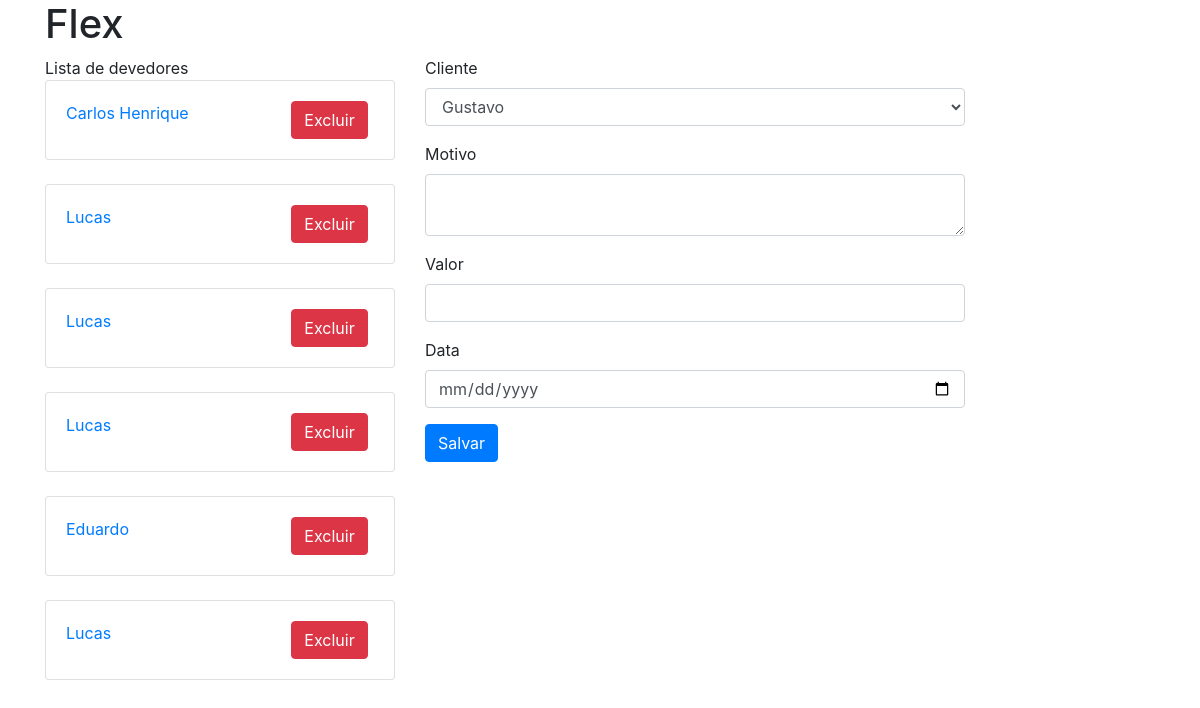
Before: / with the older database file.
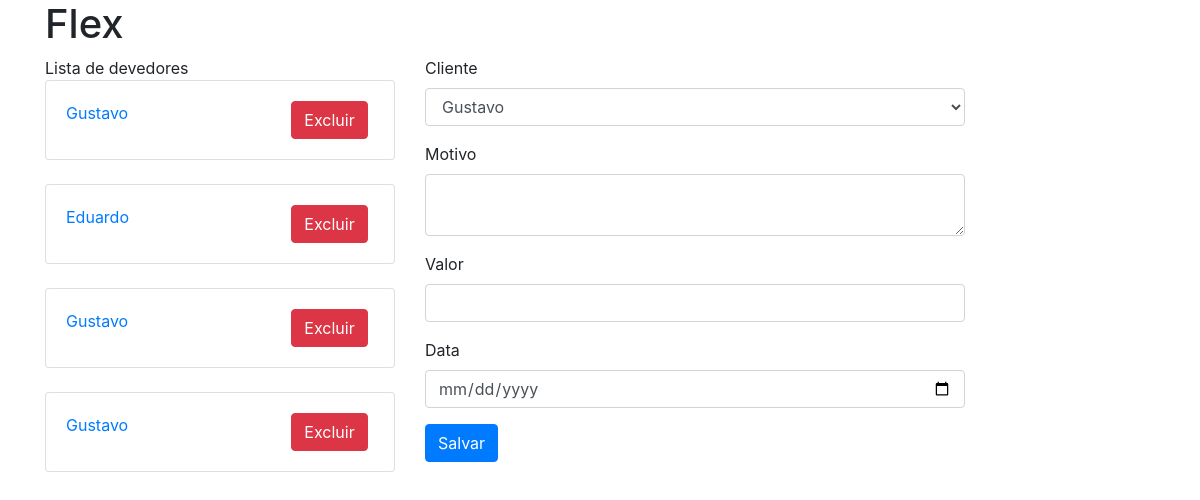
After: the same page with the newer database file.
### app/models/tables.py (models this page shows, shortened)
class Debit(db.Model):
    __tablename__ = "debits"
    id = db.Column(db.Integer, primary_key=True)
    client_id = db.Column(db.Integer)
    client_name = db.Column(db.String(100))
    description = db.Column(db.Text)
    date = db.Column(db.DateTime, default=datetime.utcnow)
    value = db.Column(db.Float)

### app/controllers/debit.py (the view)
@app.route('/', methods=["GET"])
def index():
    form = DebitForm()
    debits = Debit.query.all()
    return render_template('debit.html', form=form, action='add', debits=debits)

### app/models/form.py
class DebitForm(FlaskForm):
    clients = SelectField(choices=[("1-Gustavo", 'Gustavo'), ("2-Eduardo", 'Eduardo')])
    description = TextAreaField('description')
    value = IntegerField(validators=[NumberRange(1000, 9999)])
    date = DateField('date')

### app/templates/debit.html (shortened to what this page needs)
{% extends 'base.html' %}
{% block debits %}
    {% for debit in debits %}
        <br>
        <form action={{ url_for( 'delete_debit', debit_id=debit.id )}} method="POST">
            <div class="card">
                <div class="card-body">
                    <div class="row">
                        <div class="col-md-8">
                            <a href={{ url_for( 'edit_debit', debit_id=debit.id ) }}>{{ debit.client_name }}</a>
                        </div>
                        <div class="col-md-4">
                            <button type="submit" class="btn btn-danger">Excluir</button>
                        </div>
                    </div>
                </div>
            </div>
        </form>
    {% endfor %}
{% endblock %}
{% block content %}
    {% if action == "edit" %}
        <form action={{ url_for( 'edit_debit', debit_id=debit.id ) }} method="post">
    {% else %}
        <form action={{ url_for( 'add_debit' ) }} method="post">
    {% endif %}
        <div class="form-group">
            <label>Cliente</label>
            {{ form.clients(class="form-control") }}
        </div>
        <div class="form-group">
            <label>Motivo</label>
            {{ form.description(class="form-control") }}
        </div>
        <div class="form-group">
            <label>Valor</label>
            {{ form.value(class="form-control") }}
        </div>
        <div class="form-group">
            <label>Data</label>
            {{ form.date(class="form-control") }}
        </div>
        {% if action == "edit" %}
            <button type="submit" class="btn btn-primary">Atualizar</button>
        {% else %}
            <button type="submit" class="btn btn-primary">Salvar</button>
        {% endif %}
{% endblock %}

### app/templates/base.html (shortened to what this page needs)
<!doctype html>
<html lang="pt-br">
  <head>
    <link rel="stylesheet" href="https://stackpath.bootstrapcdn.com/bootstrap/4.3.1/css/bootstrap.min.css">
    <link type="stylesheet" href="https://cdnjs.cloudflare.com/ajax/libs/bootstrap-datetimepicker/4.17.47/css/bootstrap-datetimepicker.min.css">
  </head>
  <body>
    <div class="container">
        <h1>Flex</h1>
        <div class="row">
            <div class="col-md-4">
                Lista de devedores
                {% block debits %}
                {% endblock %}
            </div>
            <div class="col-md-6">
                {% block content %}
                {% endblock %}
            </div>
        </div>
    </div>
  </body>
</html>

Changed rows visible on the page:
removed Debit: client_name "Carlos Henrique"
removed Debit: client_name "Lucas"
removed Debit: client_name "Lucas"
removed Debit: client_name "Lucas"
removed Debit: client_name "Lucas"
added Debit: client_name "Gustavo"
added Debit: client_name "Gustavo"
added Debit: client_name "Gustavo"
